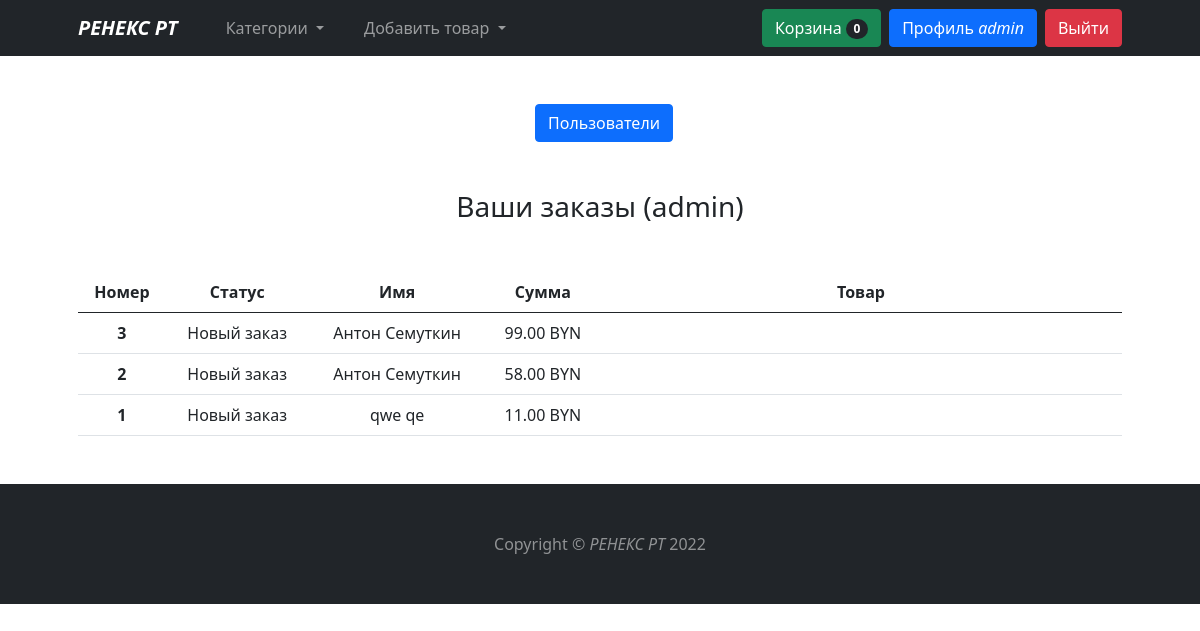
/profile/ (signed in), run on the app's committed database.
### mainapp/models.py (models this page shows, shortened)
class Cart(models.Model):
    owner = models.ForeignKey('Client', null=True, verbose_name='Владелец', on_delete=models.CASCADE)
    product = models.ManyToManyField(CartProduct, blank=True, related_name='related_cart')
    total_products = models.PositiveIntegerField(default=0)
    final_price = models.DecimalField(max_digits=9, default=0, decimal_places=2, verbose_name='Общая цена')
    in_order = models.BooleanField(default=False)
    anon_user = models.BooleanField(default=False)

class Order(models.Model):
    STATUS_NEW = 'new'
    STATUS_READY = 'is_ready'
    STATUS_IN_PROGRESS = 'in_progress'
    STATUS_COMPLETED = 'completed'
    BUYING_TYPE_SELF = 'self'
    BUYING_TYPE_DELIVERY = 'delivery'
    STATUS_CHOICES = (
        (STATUS_NEW, 'Новый заказ'),
        (STATUS_READY, 'Заказ готов'),
        (STATUS_IN_PROGRESS, 'Заказ в обработке'),
        (STATUS_COMPLETED, 'Заказ выполнен')
    )
    BUYING_TYPE_CHOICES = (
        (BUYING_TYPE_SELF, 'Самовывоз'),
        (BUYING_TYPE_DELIVERY, 'Доставка')
    )
    client = models.ForeignKey(Client, verbose_name='Покупатель', on_delete=models.CASCADE, related_name='related_orders')
    first_name = models.CharField(max_length=255, verbose_name='Имя')
    last_name = models.CharField(max_length=255, verbose_name='Фамилия')
    phone = models.CharField(max_length=20, verbose_name='Телефон')
    address = models.CharField(max_length=1024, verbose_name='Адрес', null=True, blank=True)
    status = models.CharField(max_length=128, verbose_name='Статус заказа', choices=STATUS_CHOICES, default=STATUS_NEW)
    buying_type = models.CharField(max_length=128, verbose_name='Тип заказа', choices=BUYING_TYPE_CHOICES, default=BUYING_TYPE_SELF)
    comment = models.TextField(verbose_name='Комментарий к заказу', null=True, blank=True)
    created_at = models.DateTimeField(auto_now=True, verbose_name='Дата создания заказа')
    order_date = models.DateField(verbose_name='Дата поучения заказа', default=timezone.now)
    cart = models.ForeignKey(Cart, verbose_name='Корзина', on_delete=models.CASCADE, null=True, blank=True)

### mainapp/views.py (the view)
# urls.py: path('profile/', ProfileView.as_view(), name='profile'),
class ProfileView(AuthenticatedUserMixin, CartMixin, CategoryDetailMixin, View):
    def get(self, request):
        client = Client.objects.get(user=request.user)
        orders = Order.objects.filter(client=client).order_by('-created_at')
        categories = Category.objects.get_categories_for_nav()
        return render(request, 'profile/profile.html', {'orders': orders, 'cart': self.cart, 'categories': categories})

### mainapp/mixins.py (called while the page is built)
    def dispatch(self, request, *args, **kwargs):
        if request.user.is_authenticated:
            client = Client.objects.filter(user=request.user).first()
            if not client:
                client = Client.objects.create(user=request.user)
            cart = Cart.objects.filter(owner=client, in_order=False).first()
            if not cart:
                cart = Cart.objects.create(owner=client)
        else:
            cart = Cart.objects.filter(anon_user=True).first()
            if not cart:
                cart = Cart.objects.create(anon_user=True)
        self.cart = cart
        return super().dispatch(request, *args, **kwargs)

    def dispatch(self, request, *args, **kwargs):
        if not request.user.is_authenticated:
            messages.add_message(request, messages.INFO, 'Сначала войдите в аккаунт!')
            return redirect('login')
        return super().dispatch(request, *args, **kwargs)

### mainapp/models.py (called while the page is built)
def get_models_for_count(*model_names):
    return [models.Count(model_name) for model_name in model_names]

    def get_queryset(self):
        return super().get_queryset()

    def get_categories_for_nav(self):
        models = get_models_for_count('disinfectants', 'minimallyinvasiveurology', 'glassware')
        qs = list(self.get_queryset().annotate(*models))
        data = [
            dict(name=c.name, url=c.get_absolute_url(), count=getattr(c, self.CATEGORY_NAME_COUNT_NAME[c.name]))
            for c in qs
        ]
        return data

    def get_absolute_url(self):
        return reverse('category_detail', kwargs={'slug': self.slug})

### templates/profile/profile.html (shortened to what this page needs)
{% extends 'base.html' %}
{% block content %}
<head>
</head>
<div class="container px-4 px-lg-5 mt-5 text-center">
	{% if user.is_superuser %}
	<a class="ms-2 btn btn-primary" href="{% url 'show_users' %}">Пользователи</a>
	{% endif %}
	<h3 class="mt-5 mb-5">Ваши заказы ({{ request.user.username }})</h3>
	{% if not orders.count %}
	<div class="col-md-12 mt-5 mb-5">
		<h4>Заказов нет</h4>
	</div>
	{% else %}
	<div class="col-md-12">
		<table class="table">
			<thead>
			<tr>
				<th scope="col">Номер</th>
				<th scope="col">Статус</th>
				<th scope="col">Имя</th>
				<th scope="col">Сумма</th>
				<th scope="col" class="w-50">Товар</th>
			</tr>
			</thead>
			<tbody>
			{% for order in orders %}
			<tr>
				<th scope="row">{{ order.id }}</th>
				<td>{{ order.get_status_display }}</td>
				<td>{{ order.first_name }} {{ order.last_name }}</td>
				<td>{{ order.cart.final_price }} BYN</td>
				<td>
				</td>
			</tr>
			{% endfor %}
			</tbody>
		</table>
	</div>
	{% endif %}
</div>
{% endblock %}

### templates/Base.html (shortened to what this page needs)
<!DOCTYPE html>
<html lang="en">
<head>
	<link href="https://cdn.jsdelivr.net/npm/bootstrap@5.0.2/dist/css/bootstrap.min.css" rel="stylesheet">
</head>
<body>
<nav class="navbar navbar-expand-lg navbar-dark bg-dark sticky-top">
	<div class="container px-4 px-lg-5">
		<a class="navbar-brand fw-bold fst-italic" href="{% url 'base' %}">РЕНЕКС РТ</a>
		<div class="collapse navbar-collapse" id="navbarSupportedContent">
			<ul class="navbar-nav me-auto mb-2 mb-lg-0 ms-lg-4">
                <li class="nav-item dropdown">
					<a class="nav-link dropdown-toggle me-4" href="#" id="navbarDropdownMenuLink" role="button" data-bs-toggle="dropdown" aria-expanded="false">
						Категории
					</a>
				</li>
				{% if request.user.is_superuser %}
				<li class="nav-item dropdown">
					<a class="nav-link dropdown-toggle" href="#" id="navbarDropdownMenuLink" role="button" data-bs-toggle="dropdown" aria-expanded="false">
						Добавить товар
					</a>
				</li>
				{% endif %}
			</ul>
			<form class="d-flex">
				{% if request.user.is_authenticated %}
				<a class="btn btn-success ms-2" href="{% url 'cart' %}" type="submit">
					Корзина<span class="badge bg-dark text-white ms-1 rounded-pill">{{ cart.product.count }}</span>
				</a>
				<a class="ms-2 btn btn-primary" href="{% url 'profile' %}">Профиль <span class="fst-italic">{{ request.user.username }}</span></a>
				<a class="ms-2 btn btn-danger" href="{% url 'logout' %}" style="text-decoration: none;">Выйти</a>
				{% endif %}
			</form>
		</div>
	</div>
</nav>
{% block content %}{% endblock content %}
<footer class="mt-5 py-5 bg-dark">
	<div class="container"><p class="m-0 text-center text-white-50">Copyright &copy; <span class="fst-italic">РЕНЕКС РТ</span> 2022</p></div>
</footer>
</body>
</html>

### data on the page
Cart: product.count "0"
Order: id "3", status "Новый заказ", first_name "Антон", last_name "Семуткин", cart.final_price "99.00"
Order: id "2", status "Новый заказ", first_name "Антон", last_name "Семуткин", cart.final_price "58.00"
Order: id "1", status "Новый заказ", first_name "qwe", last_name "qe", cart.final_price "11.00"

### other printed values
{{ request.user.username }} "admin"
